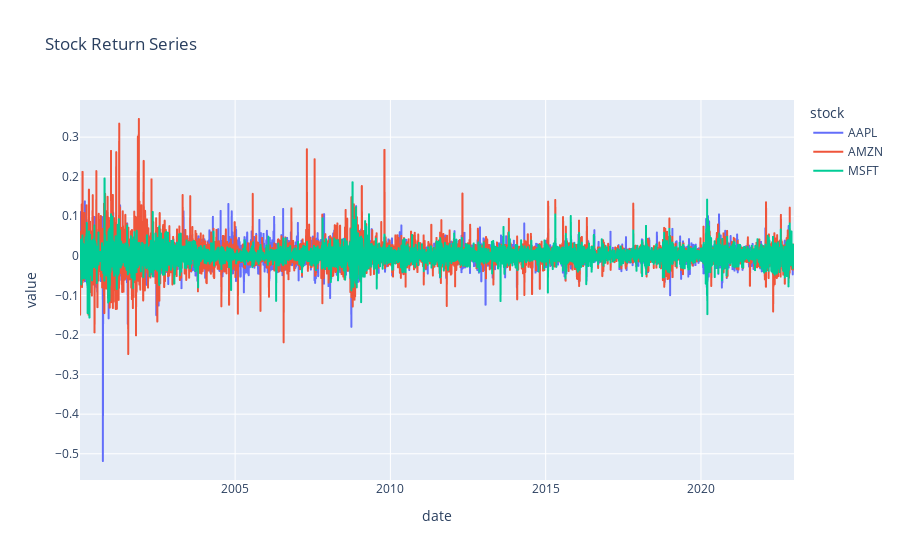

The notebook cell saved with this chart:
### Markdown cell above
### Converting To Return Series & Total Return Series
 It may be difficult to compare the 3 price series above because the starting price is not the same. To overcome this, calculate the return series $r_t$ for a stck and build a price series from a common base value.
 The total return for a stock at time $T$ is defined as
 $$ TR(T) = 100 \times \Big[ \Pi_{i=1}^{t\leq T}  \big( 1 + r_{t} \big)\Big]$$
 Return at time $t$ is
 $$ r_t = \frac{p_t - p_{t-1}}{p_{t-1}}$$
 Compare the Total Return series for the 3 stocks

### Code cell
# convert price series to return series
df_returns = df_prices_wide.pct_change()
df_returns = df_returns.dropna()

# plot - directly going from wide to long form for the plot
fig2 = px.line(data_frame=df_returns.reset_index().melt(id_vars='date'), x='date', y='value', line_group='stock', color='stock', title='Stock Return Series')
fig2.show()

### Figure 1 — Plotly figure (JSON) as saved in the notebook; plotly's stock layout.template omitted (floating-point values rounded to 4 significant figures; data arrays with more than 128 entries replaced by an {"elided": "..."} marker saying what was removed)
{"data": [{"hovertemplate": "stock=AAPL<br>date=%{x}<br>value=%{y}<extra></extra>", "legendgroup": "AAPL", "line": {"color": "#636efa", "dash": "solid"}, "marker": {"symbol": "circle"}, "mode": "lines", "name": "AAPL", "showlegend": true, "type": "scattergl", "x": {"elided": "5786 str values"}, "xaxis": "x", "y": {"elided": "5786 float values"}, "yaxis": "y"}, {"hovertemplate": "stock=AMZN<br>date=%{x}<br>value=%{y}<extra></extra>", "legendgroup": "AMZN", "line": {"color": "#EF553B", "dash": "solid"}, "marker": {"symbol": "circle"}, "mode": "lines", "name": "AMZN", "showlegend": true, "type": "scattergl", "x": {"elided": "5786 str values"}, "xaxis": "x", "y": {"elided": "5786 float values"}, "yaxis": "y"}, {"hovertemplate": "stock=MSFT<br>date=%{x}<br>value=%{y}<extra></extra>", "legendgroup": "MSFT", "line": {"color": "#00cc96", "dash": "solid"}, "marker": {"symbol": "circle"}, "mode": "lines", "name": "MSFT", "showlegend": true, "type": "scattergl", "x": {"elided": "5786 str values"}, "xaxis": "x", "y": {"elided": "5786 float values"}, "yaxis": "y"}], "layout": {"legend": {"title": {"text": "stock"}, "tracegroupgap": 0}, "title": {"text": "Stock Return Series"}, "xaxis": {"anchor": "y", "domain": [0, 1], "title": {"text": "date"}}, "yaxis": {"anchor": "x", "domain": [0, 1], "title": {"text": "value"}}}}
